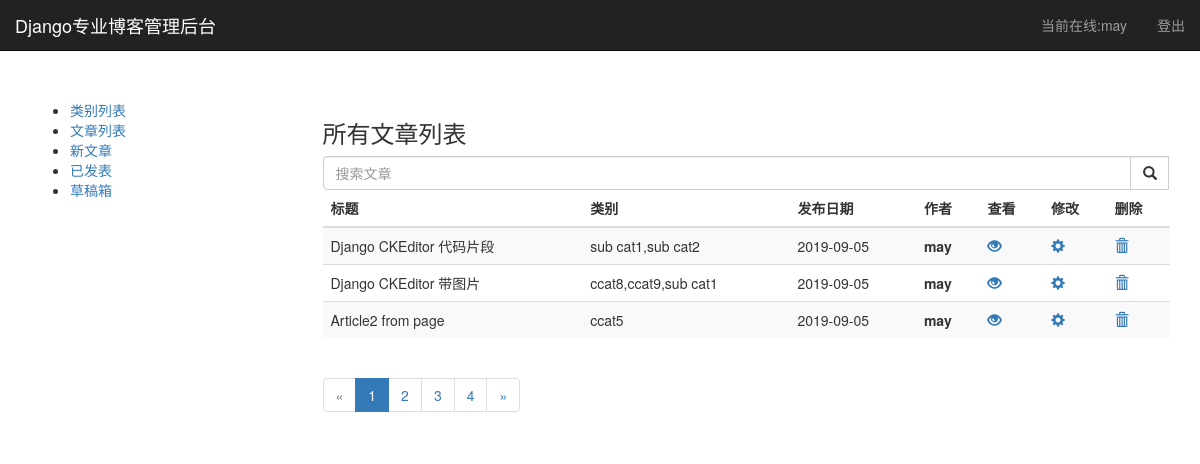
The app's page /blog/admin/ (signed in) with its own data.
### blog/models.py (models this page shows, shortened)
class Article(models.Model):
    STATUS_CHOICES =(
        ('d', '草稿'),
        ('p','发表'),
    )
    title = models.CharField('标题', max_length=200 )
    slug = models.SlugField('slug', max_length=60, blank=True) #slug 最大的作用就是便于读者和搜索引擎之间从url中了解文章大概包含了什么内容
    body = RichTextUploadingField('正文')
    pub_date = models.DateTimeField('发布时间', null=True, blank=True)
    create_date = models.DateTimeField('创建时间', auto_now_add=True)
    mod_date = models.DateTimeField('修改时间', auto_now=True)
    status = models.CharField('文章状态', max_length=1, choices=STATUS_CHOICES, default='d')
    views = models.PositiveIntegerField('浏览量', default=0)
    author = models.ForeignKey(User, verbose_name='作者', on_delete=models.CASCADE)
    users_like = models.ManyToManyField(User,related_name='articles_liked', blank=True)
    category = models.ManyToManyField('Category',verbose_name='分类', blank=True, null=True) #多对多
    tags = models.ManyToManyField('Tag', verbose_name='标签', blank=True, null=True) #多对多
    class Meta:
        ordering = ['-pub_date']
        verbose_name ='文章'
        verbose_name_plural = verbose_name

### blog/views.py (the view)
# urls.py: path('admin/',views.PublishedArticleListView.as_view(), name='published_article_list'),
@method_decorator(login_required, name='dispatch')
class PublishedArticleListView(ListView):
    paginate_by = 3
    template_name = 'blog/published_article_list.html'
    def get_queryset(self):
        return models.Article.objects.filter(author=self.request.user)\
                .filter(status='p').order_by('-pub_date')

### blog/templatetags/blog_tags.py (called while the page is built)
@register.simple_tag
def join_queryset(queryset,field):
    field_values = queryset.values(field)
    value_list =[]
    for item in field_values:
        value_list.append(item[field])
    return ','.join(value_list)

### blog/templates/blog/published_article_list.html
{% extends 'blog/base.html' %}
{% load blog_tags %}
{% block content %}
    <h3>所有文章列表</h3>
    {% include 'blog/search_form.html' %}
    {% if page_obj %}
        <table class="table table-striped">
            <thead>
                <tr>
                    <th>标题</th>
                    <th>类别</th>
                    <th>发布日期</th>
                    <th>作者</th>
                    <th>查看</th>
                    {% if request.user.is_authenticated %}
                    <th>修改</th>
                    <th>删除</th>
                    {% endif %}
                </tr>
            </thead>
            <tbody>
                {% for article in page_obj %}
                    <tr>
                        <td>{{ article.title }}</td>
                        <td>{% join_queryset article.category 'name' %}</td>
                        <td>{{ article.pub_date | date:"Y-m-d" }}</td>
                        <th>{{ article.author.username }}</th>
                        <th><a href="{% url 'blog:article_detail' article.id article.slug %}"><span class="glyphicon glyphicon-eye-open"></span></a> </th>
                        {% if request.user.is_authenticated %}
                        <th><a href="{% url 'blog:article_update' article.id article.slug %}"><span class="glyphicon glyphicon-cog"></span></a> </th>
                        <th><a href="{% url 'blog:article_delete' article.id article.slug %}"><span class="glyphicon glyphicon-trash"></span></a> </th>
                        {% endif %}
                    </tr>
                {% endfor %}
            </tbody>
        </table>
    {% else %}
        <p>没有文章</p>
    {% endif %}
    {% if is_paginated %}
        <ul class="pagination">
            {% if page_obj.has_previous %}
                <li><a href="?page={{page_obj.previous_page_number}}">&laquo;</a></li>
            {% else %}
                <li class="disabled"><a href="#">&laquo;</a></li>
            {% endif %}
            {% for i in paginator.page_range %}
                {% if i == page_obj.number %}
                    <li class="active"><a href="?page={{ i }}">{{i}}</a></li>
                {% else %}
                    <li><a href="?page={{ i }}">{{i}}</a></li>
                {% endif %}
            {% endfor %}
             {% if page_obj.has_next %}
                <li><a href="?page={{page_obj.next_page_number}}">&raquo;</a></li>
            {% else %}
                <li class="disabled"><a href="#">&raquo;</a></li>
            {% endif %}
        </ul>
    {% endif %}
{% endblock %}

### blog/templates/blog/base.html (shortened to what this page needs)
{% load static %}
<!DOCTYPE html>
<html lang="en">
<head>
    <link rel="stylesheet" href="{% static 'blog/bootstrap3/css/bootstrap.min.css' %}">
    <link rel="stylesheet" href="{% static 'blog/CSS/custom.css' %}">
</head>
<body>
    <nav class="navbar navbar-fixed-top navbar-inverse">
        <div class="container-fluid">
          <div class="navbar-header">
            <a class="navbar-brand" href="#">Django专业博客管理后台</a>
          </div>
          <div class="collapse navbar-collapse" id="my-nav">
            <ul class="nav navbar-nav navbar-right">
              {% if request.user.is_authenticated %}
                <li><a href="#">当前在线:{{ request.user.username }}</a></li>
                <li><a href="#">登出</a></li>
              {% else %}
              <li><a href="#">登录</a></li>
              <li><a href="#">注册</a></li>
              {% endif %}
            </ul>
          </div>
        </div>
    </nav>
    <div class="container" style="margin-top:100px;">
        <div class="row">
            <div class="col-md-3">
                <ul>
                     <li><a href="{% url 'blog:category_list' %}">类别列表</a> </li>
                    <li><a href="{% url 'blog:article_list' %}">文章列表</a> </li>
                    {% if request.user.is_authenticated %}
                    <li><a href="{% url 'blog:article_create' %}">新文章</a></li>
                    <li><a href="{% url 'blog:published_article_list' %}">已发表</a></li>
                    <li><a href="{% url 'blog:article_draft_list' %}">草稿箱</a></li>
                    {% endif %}
                </ul>
            </div>
            <div class="col-md-9">
                {% block content %}
                {% endblock %}
            </div>
        </div>
    </div>
</body>
</html>

### records on screen
Article: title "Django CKEditor 代码片段", id "sub cat1,sub cat2", pub_date "2019-09-05", author.username "may"
Article: title "Django CKEditor 带图片", id "ccat8,ccat9,sub cat1", pub_date "2019-09-05", author.username "may"
Article: title "Article2 from page", id "ccat5", pub_date "2019-09-05", author.username "may"

### other values on screen
{{ request.user.username }} "may"
{{ i }} "1"
{{ i }} "2" "3" "4"
